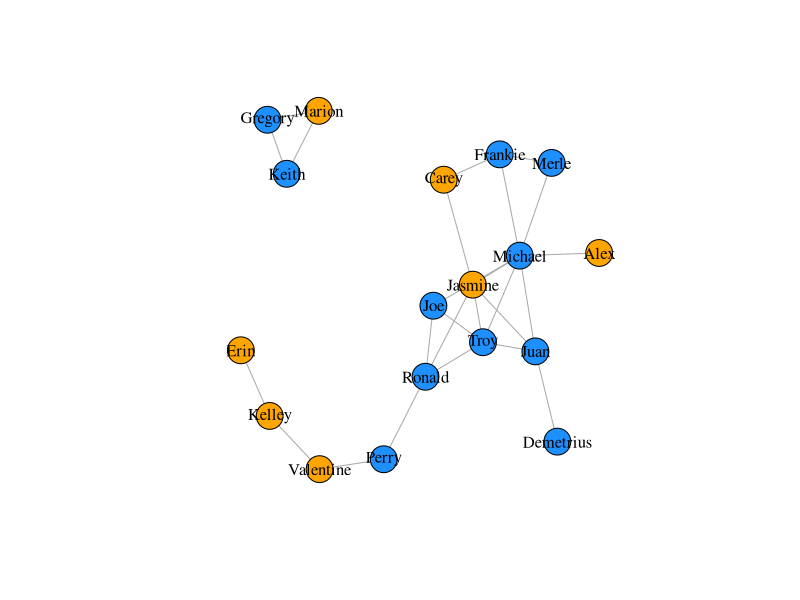
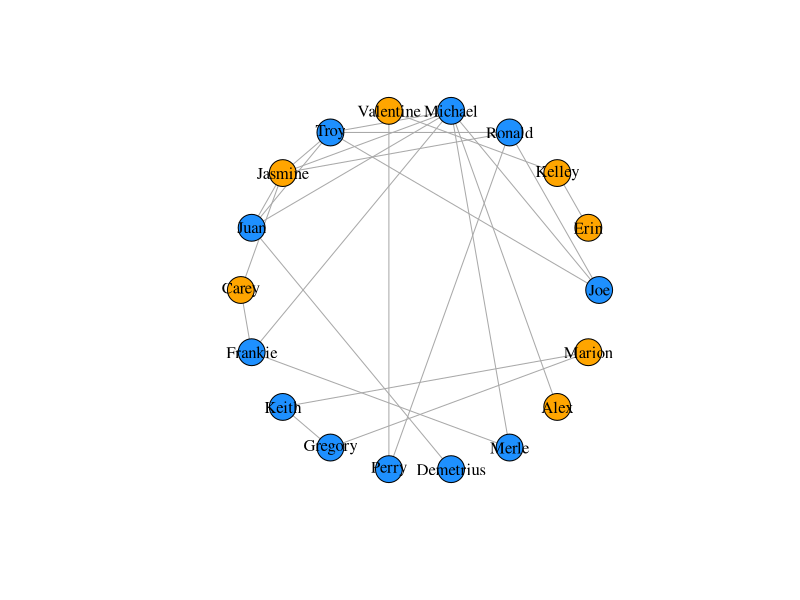
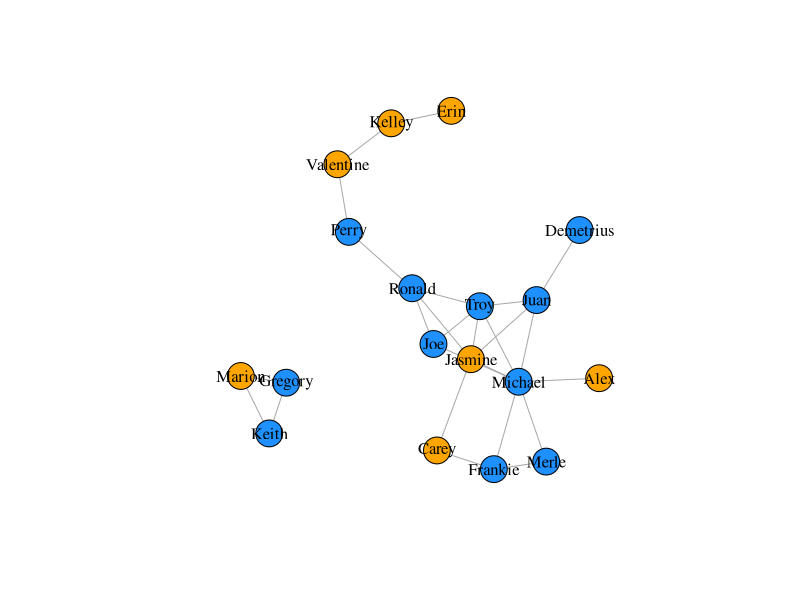
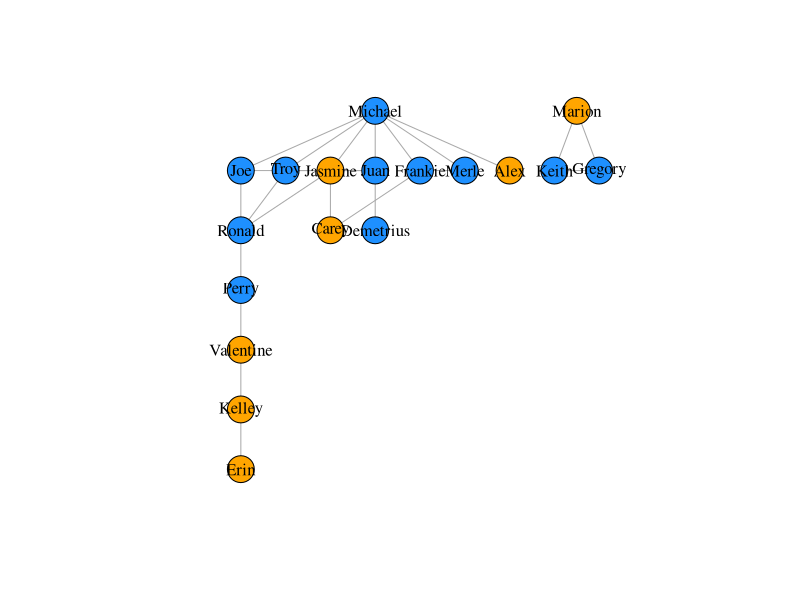
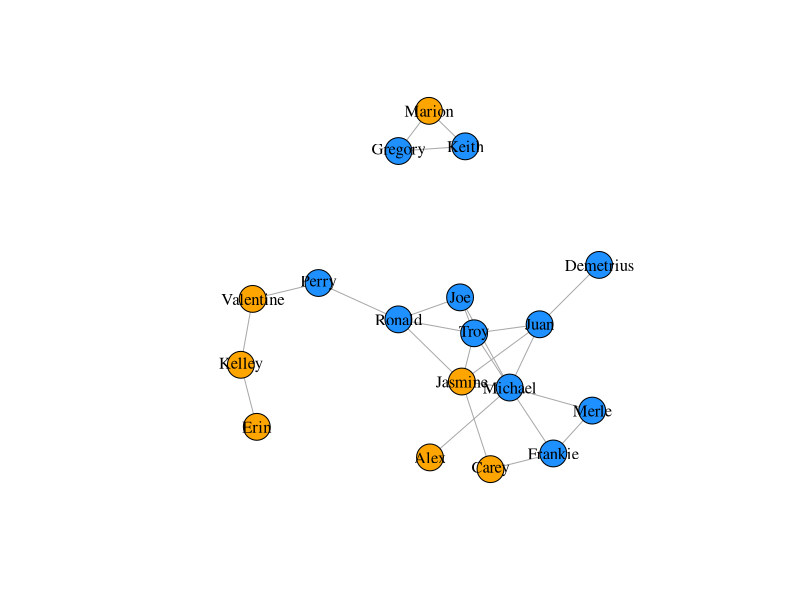

Source code (R) for these figures, in order:
# Load tidyvers
library(tidyverse)

# Load igraph
library(igraph)


# Create the friends1_edges tibble
name1_25 <- c("Joe", "Joe", "Joe", "Erin", "Kelley", "Ronald", "Ronald", "Ronald",
              "Michael", "Michael", "Michael", "Valentine", "Troy", "Troy", "Jasmine", "Jasmine",
              "Juan", "Carey", "Frankie", "Frankie", "Michael", "Michael", "Keith", "Keith", "Gregory")

name2_25 <- c("Ronald", "Michael", "Troy", "Kelley", "Valentine", "Troy", "Perry", "Jasmine", "Troy",
              "Jasmine", "Juan", "Perry", "Jasmine", "Juan", "Juan", "Carey", "Demetrius", "Frankie",
              "Michael", "Merle", "Merle", "Alex", "Gregory", "Marion", "Marion")

hours_25 <- c(1, 3, 2, 3, 5, 1, 3, 5, 2, 1, 3, 5, 3, 2, 6, 1, 2, 2, 1, 1, 2, 1, 1, 3, 2)

# Rename columns to match prev ex
friends1_edges <- tibble(name1 = name1_25, name2 = name2_25, hours = hours_25)

# Create the friends1_nodes tibble
name <- c("Joe", "Erin", "Kelley", "Ronald", "Michael", "Valentine", "Troy", "Jasmine",
          "Juan", "Carey", "Frankie", "Keith", "Gregory", "Perry", "Demetrius",
          "Merle", "Alex", "Marion")

gender <- c("M", "F", "F", "M", "M", "F", "M", "F", "M", "F", "M", "M", "M", "M",
            "M", "M", "F", "F")

friends1_nodes <- tibble(name, gender)

# Create an igraph object with attributes directly from dataframes
g1 <- graph_from_data_frame(d = friends1_edges, vertices = friends1_nodes, directed = FALSE)


# Subset edges greater than or equal to 5 hours
E(g1)[[hours >= 5]]  

# Set vertex color by gender
# "orange" for females and "dodgerblue" for males
V(g1)$color <- ifelse(V(g1)$gender == "F", "orange", "dodgerblue")

# Plot the graph
plot(g1, vertex.label.color = "black")

# Plot the graph object g1 in a circle layout
plot(g1, vertex.label.color = "black", layout = layout_in_circle(g1))

# Plot the graph object g1 in a Fruchterman-Reingold layout 
plot(g1, vertex.label.color = "black", layout = layout_with_fr(g1))

# Plot the graph object g1 in a Tree layout 
m <- layout_as_tree(g1)
plot(g1, vertex.label.color = "black", layout = m)

# Plot the graph object g1 using igraph's chosen layout 
m1 <- layout_nicely(g1)
plot(g1, vertex.label.color = "black", layout = m1)
